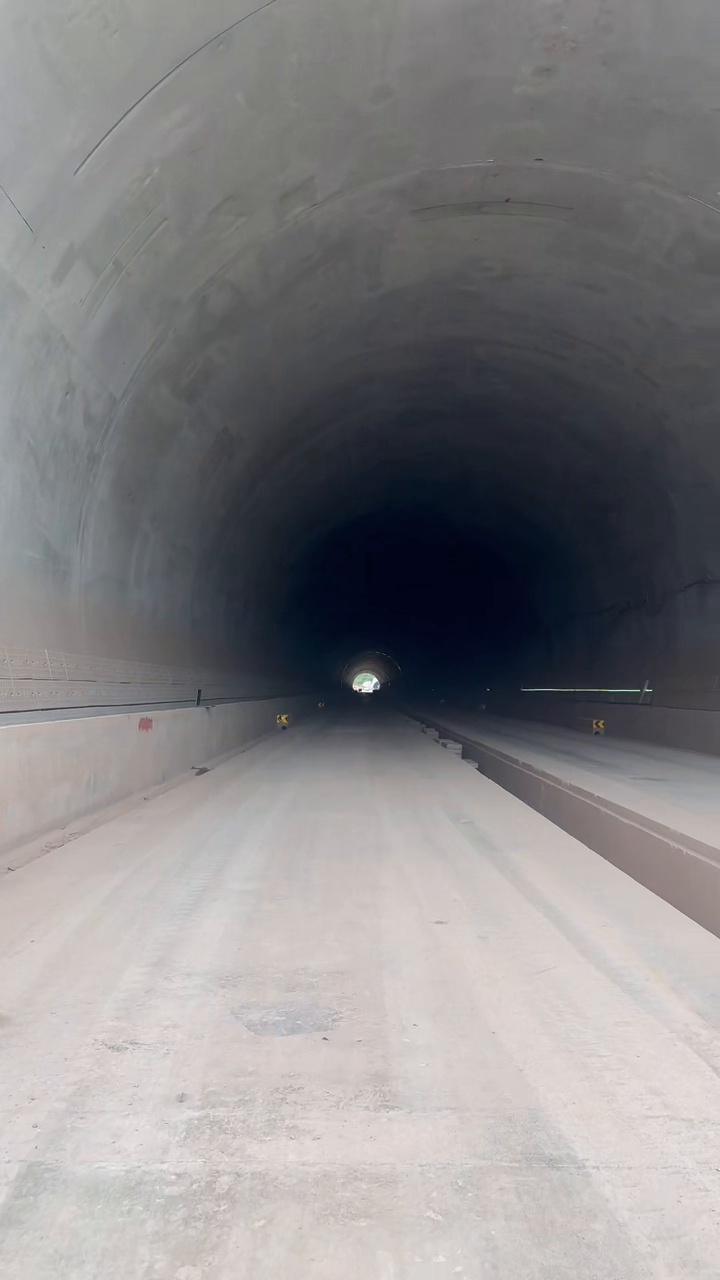
#> input picture baselines/vision_obstacle_avoidance_legacy/data/frames/samples/11d80f_f0060.jpg, 720 x 1280 px, found by its file name; its folder holds only this picture in this run
$ python test_frames.py
#> lines starting #> are read from the running program, lines starting #| are printed output that depends on the picture; after the words box and inside, x2 and y2 are one past the last pixel; in counts of white or black regions, pixels touching at a corner belong together
#> further down, frame is the input picture: shape (1280, 720, 3); mean B, G, R 134.3, 132.7, 134.4
### baselines/vision_obstacle_avoidance_legacy/src/vision_obstacle_avoidance/preprocess.py
"""
图像预处理模块。
对原始帧做 ROI 裁剪 → 灰度化 → CLAHE 增强 → 高斯滤波 → Canny 边缘 → 二值分割 → 形态学处理。
"""

import cv2
import numpy as np
import config
from utils import PreprocessResult


class ImagePreprocessor:
    """
    图像预处理器。
    输入：原始 BGR 图像
    输出：PreprocessResult（包含 roi_frame, gray, enhanced, edges, binary_mask, debug_images）
    """

    def __init__(self):
        if config.GAUSSIAN_BLUR_SIZE % 2 == 0:
            raise ValueError(f"GAUSSIAN_BLUR_SIZE 必须为奇数，当前值: {config.GAUSSIAN_BLUR_SIZE}")
        # CLAHE: 自适应直方图均衡化，解决工业场景暗光/反光/阴影问题
        self.clahe = cv2.createCLAHE(
            clipLimit=config.CLAHE_CLIP_LIMIT,
            tileGridSize=(config.CLAHE_TILE_SIZE, config.CLAHE_TILE_SIZE),
        )
        self.morph_kernel = cv2.getStructuringElement(
            cv2.MORPH_ELLIPSE,
            (config.MORPH_KERNEL_SIZE, config.MORPH_KERNEL_SIZE),
        )

    def process(self, frame: np.ndarray) -> PreprocessResult:
        result = PreprocessResult()
        debug = {}

        if frame is None or frame.size == 0:
            return result

        h, w = frame.shape[:2]
        debug["0_original"] = frame.copy()

        # ---- 1. ROI 裁剪 ----
        # 取画面下半部分（车前地面区域），裁剪天空和远景
        roi_y1 = int(h * config.ROI_TOP_RATIO)
        roi_y2 = int(h * config.ROI_BOTTOM_RATIO)
        roi_x1 = int(w * config.ROI_LEFT_RATIO)
        roi_x2 = int(w * config.ROI_RIGHT_RATIO)

        roi_frame = frame[roi_y1:roi_y2, roi_x1:roi_x2].copy()
        if roi_frame.size == 0:
            return result
        result.roi_frame = roi_frame
        roi_h, roi_w = roi_frame.shape[:2]
        debug["1_roi"] = roi_frame.copy()

        # ---- 2. 灰度化 ----
        gray = cv2.cvtColor(roi_frame, cv2.COLOR_BGR2GRAY)
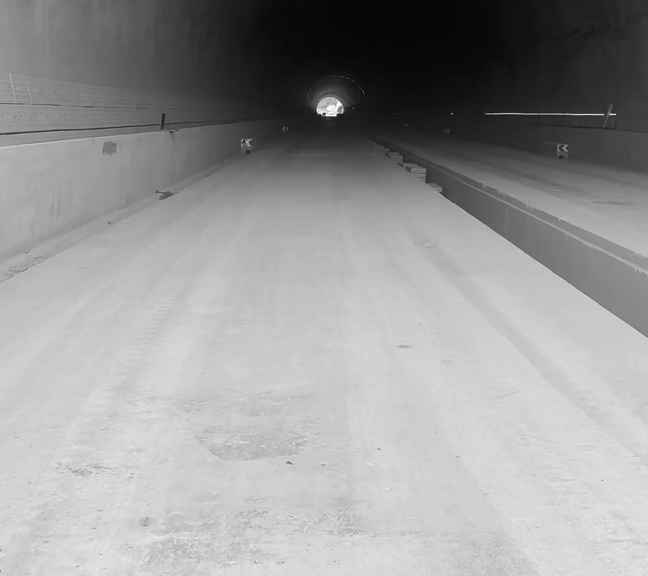
#> gray: shape (576, 648); min 4, max 255, mean 152.8
        result.gray = gray
        debug["2_gray"] = cv2.cvtColor(gray, cv2.COLOR_GRAY2BGR)

        # ---- 3. CLAHE 光照增强 ----
        # 不平滑光照下（隧道、反光、阴影），CLAHE 局部增强对比度
        enhanced = self.clahe.apply(gray)
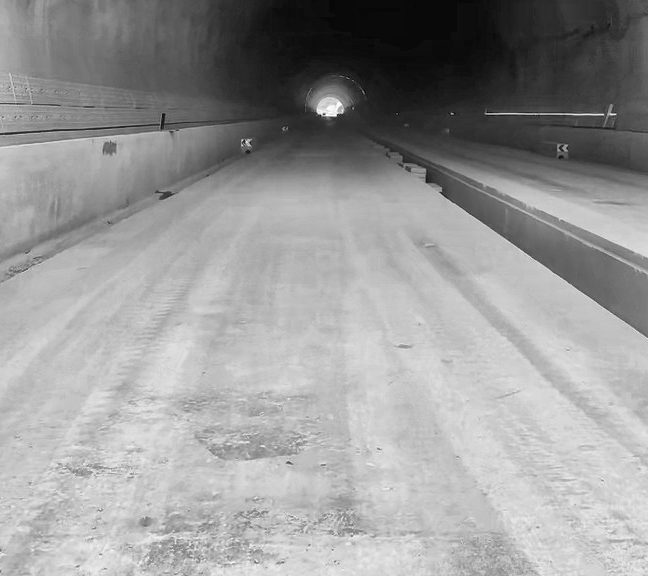
#> enhanced: shape (576, 648); min 5, max 255, mean 152.7
        result.enhanced = enhanced
        debug["3_clahe"] = cv2.cvtColor(enhanced, cv2.COLOR_GRAY2BGR)

        # ---- 4. 高斯滤波降噪 ----
        blurred = cv2.GaussianBlur(enhanced, (config.GAUSSIAN_BLUR_SIZE, config.GAUSSIAN_BLUR_SIZE), 0)
        debug["4_blurred"] = cv2.cvtColor(blurred, cv2.COLOR_GRAY2BGR)

        # ---- 5. Canny 边缘检测 ----
        edges = cv2.Canny(blurred, config.CANNY_LOW, config.CANNY_HIGH)
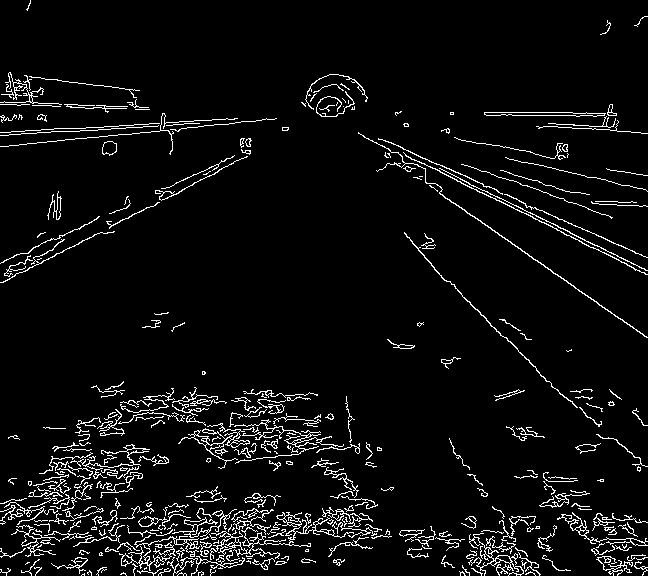
#> edges: shape (576, 648); 5.4% white in thin lines or dots
        result.edges = edges
        debug["5_edges"] = cv2.cvtColor(edges, cv2.COLOR_GRAY2BGR)

        # ---- 6. HSV 地面分割 ----
        # 区分地面（灰色/水泥色）和非地面物体（颜色差异较大的障碍物）
        hsv = cv2.cvtColor(roi_frame, cv2.COLOR_BGR2HSV)
#> hsv: shape (576, 648, 3); mean H, S, V 47, 35.9, 159.7
        ground_low = np.array(config.GROUND_HSV_LOW)
        ground_high = np.array(config.GROUND_HSV_HIGH)
        ground_mask = cv2.inRange(hsv, ground_low, ground_high)
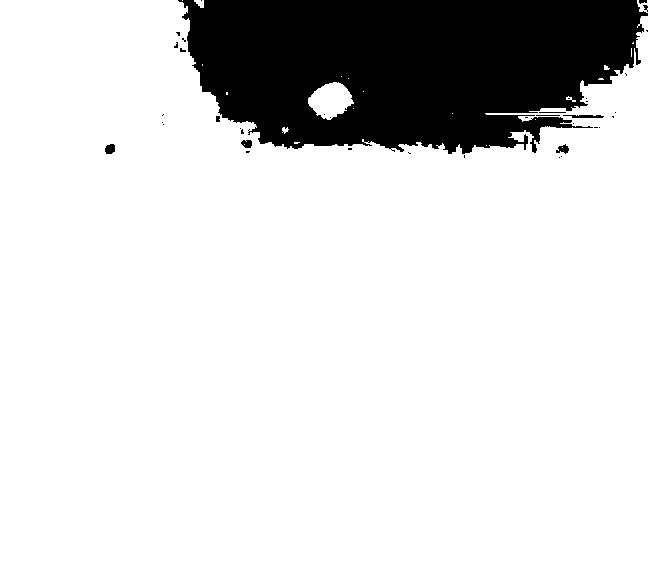
#> ground_mask: shape (576, 648); 84.8% white; 39 black regions (30 under 20 px), largest, box (x1, y1, x2, y2) and area: (178, 0, 648, 154) 56079, (563, 115, 604, 118) 96, (105, 144, 115, 154) 83

        # ---- 7. 形态学操作 ----
        # 开运算去小噪点 → 闭运算填小空洞
        binary_mask = cv2.morphologyEx(ground_mask, cv2.MORPH_OPEN,
                                       self.morph_kernel, iterations=config.MORPH_OPEN_ITER)
#> binary_mask: shape (576, 648); 84.5% white; 19 black regions (15 under 20 px), largest, box (x1, y1, x2, y2) and area: (174, 0, 648, 158) 57381, (241, 140, 252, 153) 86, (105, 144, 115, 154) 83, (556, 144, 569, 154) 82
        binary_mask = cv2.morphologyEx(binary_mask, cv2.MORPH_CLOSE,
                                       self.morph_kernel, iterations=config.MORPH_CLOSE_ITER)
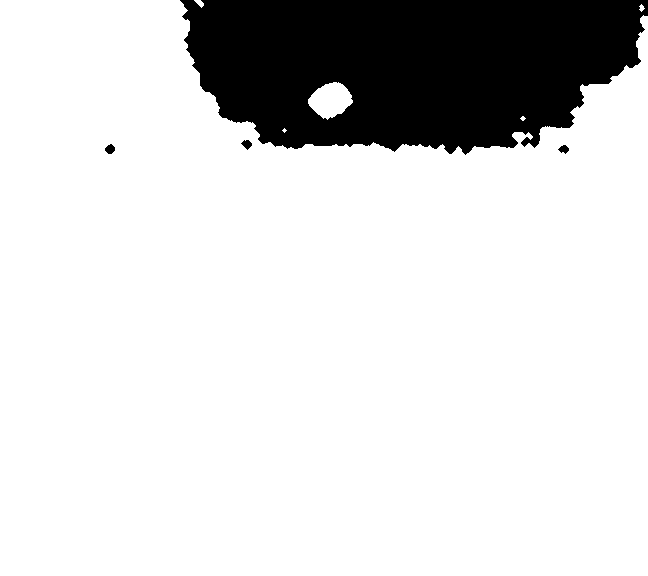
#> binary_mask: shape (576, 648); 84.7% white; 4 black regions, box (x1, y1, x2, y2) and area: (180, 0, 648, 155) 56997, (105, 144, 115, 154) 71, (241, 140, 252, 150) 66, (558, 145, 569, 154) 61
        result.binary_mask = binary_mask
        debug["6_mask"] = cv2.cvtColor(binary_mask, cv2.COLOR_GRAY2BGR)

        result.debug_images = debug
#> result.debug_images = 7 items
        return result

### baselines/vision_obstacle_avoidance_legacy/src/vision_obstacle_avoidance/lane_boundary_detector.py
"""
纵向结构检测模块 (#31-32)。
检测隧道场景中的中央隔离沟 + 两侧凸起隔离带，
输出 LaneBoundaryState 作为车道硬边界供下游模块使用。

算法:
  #31 隔离沟 = ROI 下半部的纵向暗色带 → 列投影 + V 通道最小值
  #32 隔离带 = 纵向边缘簇 → HoughLinesP + 消失点筛选 + 聚类
  两者均使用时序中值滤波抑制单帧误检。
"""

import math
from collections import deque

import cv2
import numpy as np

import config
from utils import LaneBoundaryState


class LaneBoundaryDetector:
    """
    纵向结构检测器。

    输入: roi_frame (BGR), edges (Canny), enhanced (CLAHE 增强灰度图),
          calibrator (GroundCalibrator, 可选)

    输出: LaneBoundaryState

    容错: 任一结构未检测到时，对应字段为 None，is_valid 仅需至少检测到隔离沟。
    """

    def __init__(self):
        # 时序中值滤波缓冲
        self._ditch_history = deque(maxlen=config.BOUNDARY_HISTORY_FRAMES)
        self._left_barrier_history = deque(maxlen=config.BOUNDARY_HISTORY_FRAMES)
        self._right_barrier_history = deque(maxlen=config.BOUNDARY_HISTORY_FRAMES)

    # ── 公开接口 ──────────────────────────────────────────────────────────

    def detect(self, roi_frame: np.ndarray, edges: np.ndarray,
               enhanced: np.ndarray, calibrator=None) -> LaneBoundaryState:
        """检测所有纵向结构。"""
        state = LaneBoundaryState()

        if roi_frame is None or roi_frame.size == 0:
            return state
        if edges is None or edges.size == 0:
            return state

        h, w = edges.shape[:2]
        debug_img = roi_frame.copy()
        vp = calibrator.vanishing_point if calibrator and calibrator.calibrated else None
        state.vanishing_point = vp

        # ---- #31: 中央隔离沟 (v2.1: 跳变抑制) ----
        ditch_px = self._detect_ditch(roi_frame, edges, w, h)
        if ditch_px is not None:
            if self._innovation_check(self._ditch_history, ditch_px, config.BOUNDARY_MAX_JUMP_PX):
                self._ditch_history.append(ditch_px)
            state.ditch_px = int(np.median(self._ditch_history)) if self._ditch_history else None

        # ---- #32: 两侧隔离带 (v2.1: 跳变抑制) ----
        left_px, right_px = self._detect_barriers(edges, w, h, vp)
        if left_px is not None:
            if self._innovation_check(self._left_barrier_history, left_px, config.BOUNDARY_MAX_JUMP_PX):
                self._left_barrier_history.append(left_px)
            state.left_barrier_px = int(np.median(self._left_barrier_history)) if self._left_barrier_history else None
        if right_px is not None:
            if self._innovation_check(self._right_barrier_history, right_px, config.BOUNDARY_MAX_JUMP_PX):
                self._right_barrier_history.append(right_px)
            state.right_barrier_px = int(np.median(self._right_barrier_history)) if self._right_barrier_history else None

        # ---- 置信度 ----
        confidence = 1.0
        if state.ditch_px is None:
            confidence -= 0.4
        if state.left_barrier_px is None:
            confidence -= 0.3
        if state.right_barrier_px is None:
            confidence -= 0.3
        state.confidence = max(0.0, confidence)
        state.is_valid = state.ditch_px is not None  # 隔离沟是核心

        # ---- 车道宽度估算 ----
        if calibrator and calibrator.calibrated and state.left_barrier_px is not None \
                and state.ditch_px is not None:
            m_per_px = calibrator.meters_at_row(
                int(h * config.DITCH_STRIP_RATIO_BOTTOM), h)
            if m_per_px:
                state.lane_width_m = (state.ditch_px - state.left_barrier_px) * m_per_px

        # ---- 可视化 ----
        self._draw_boundaries(debug_img, state, h)
        state.debug_image = debug_img

        return state

    # ── #31: 隔离沟检测 ───────────────────────────────────────────────────

    def _detect_ditch(self, roi_frame: np.ndarray, edges: np.ndarray,
                      w: int, h: int) -> int | None:
        """
        检测中央隔离沟。
        v3.0: 三特征综合评分 — 暗度 + V梯度 + Canny边缘密度。
        适配隧道暗区和亮区两种场景：
        - 暗区：隔离沟是明显的暗色条带（高暗度）
        - 亮区：隔离沟是亮度/纹理突变处（高V梯度+边缘密度）
        """
#> called with w = 648, h = 576
        # 取 ROI 下半部
        strip_top = int(h * config.DITCH_STRIP_RATIO_BOTTOM)
        roi_strip = roi_frame[strip_top:, :]
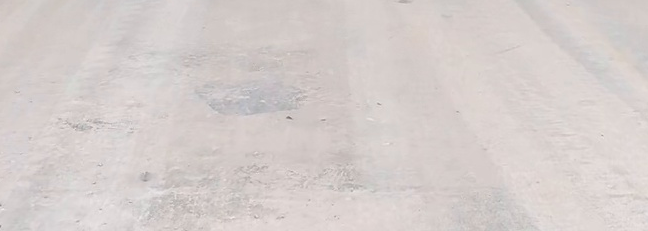
#> roi_strip: shape (231, 648, 3); mean B, G, R 203.5, 205.7, 213.3
        if roi_strip.size == 0:
            return None

        # 转 HSV，取 V 通道
        hsv_strip = cv2.cvtColor(roi_strip, cv2.COLOR_BGR2HSV)
#> hsv_strip: shape (231, 648, 3); mean H, S, V 14, 11.8, 213.4
        v_strip = hsv_strip[:, :, 2]

        # 列投影（每列 V 均值）
        col_means = v_strip.mean(axis=0)
#> col_means = 648 values, max 219.3 at index 570, min 205.9 at index 258, mean 213.4

        # 搜索范围
        left = int(w * config.DITCH_SEARCH_LEFT)
        right = int(w * config.DITCH_SEARCH_RIGHT)
        if right <= left:
            return None

        # 平滑
        kernel = max(5, w // 30)
        smoothed = np.convolve(col_means, np.ones(kernel) / kernel, mode='same')
#> smoothed = 648 values, max 218.9 at index 576, min 111.3 at index 0, mean 211.6
        mean_val = np.median(smoothed[left:right])
#> mean_val = 209.2

        # 预计算V梯度（每列的水平亮度变化率）
        v_gradients = np.zeros(w, dtype=np.float32)
        for x in range(5, w - 5):
            left_v = smoothed[x - 5:x].mean()
            right_v = smoothed[x:x + 5].mean()
            v_gradients[x] = abs(right_v - left_v) / 255.0
#> this loop made 638 passes
#> (left_v, right_v) on passes 1 to 3: (131.4, 181.8), (141.5, 191.8), (151.6, 199.9)
#> after the loop, v_gradients = 648 values, max 0.204 at index 642, min 0 at index 0, mean 0.00445

        # ---- 三特征综合评分 ----
        best_idx = None
        best_score = 0.0

        for abs_idx in range(left, right):
            # 特征1: 暗度 (归一化)
            darkness = (mean_val - smoothed[abs_idx]) / 255.0
            darkness = max(0.0, darkness)

            # 特征2: V梯度
            v_grad = v_gradients[abs_idx]

            # 特征3: Canny边缘密度
            col_slice = edges[strip_top:, max(0, abs_idx - 5):min(w, abs_idx + 5)]
            edge_density = 0.0
            if col_slice.size > 0:
                edge_density = np.count_nonzero(col_slice) / col_slice.size

            # 综合评分: 暗度(30%) + V梯度(40%) + 边缘密度(30%)
            # V梯度权重最高，因为在亮场景下隔离沟主要表现为亮度突变
            score = 0.3 * darkness + 0.4 * v_grad + 0.3 * edge_density

            # 附加：暗度加分（暗区特征更可靠）
            if darkness * 255 >= config.DITCH_V_DARK_THRESHOLD:
                score += 0.01  # 暗度达标的小额加分

            if score > best_score:
                best_score = score
                best_idx = abs_idx
#> this loop made 194 passes
#> (darkness, v_grad, edge_density, score, best_score) on passes 1, 2, 3, 5, 7, 8, 25, 26: (0, 0.00111, 0.124, 0.0377, 0.0377), (0, 0.00144, 0.124, 0.0377, 0.0377), (0, 0.0018, 0.125, 0.0381, 0.0381), (0, 0.0025, 0.124, 0.0383, 0.0383), (0, 0.00297, 0.124, 0.0383, 0.0383), (0, 0.0031, 0.128, 0.0396, 0.0396), (0, 0.00239, 0.129, 0.0397, 0.0397), (0, 0.00243, 0.132, 0.0407, 0.0407)

        if best_idx is None:
            return None
        if best_score < config.DITCH_EDGE_DENSITY_MIN:
            return None

        return best_idx

    # ── #32: 隔离带检测 ───────────────────────────────────────────────────

    def _detect_barriers(self, edges: np.ndarray, w: int, h: int,
                         vp: tuple | None) -> tuple:
        """
        检测两侧凸起隔离带。
        方法: HoughLinesP → 筛选纵向直线 → 按消失点约束过滤 → 左右聚类。
        返回 (left_px, right_px)，任一可为 None。
        """
#> called with w = 648, h = 576
        lines = cv2.HoughLinesP(
            edges, 1, np.pi / 180,
            threshold=config.HOUGH_THRESHOLD,
            minLineLength=config.HOUGH_MIN_LINE_LEN,
            maxLineGap=config.HOUGH_MAX_LINE_GAP,
        )
        if lines is None:
            return None, None

        # 筛选纵向 + 消失点约束
        left_intersections = []
        right_intersections = []

        for line in lines:
            x1, y1, x2, y2 = line[0]
            angle = abs(math.atan2(y2 - y1, x2 - x1 + 1e-9))
            if not (config.LINE_ANGLE_MIN <= angle <= config.LINE_ANGLE_MAX):
                continue

            # 消失点约束
            if vp is not None:
                dist = self._line_to_point_dist(x1, y1, x2, y2, vp[0], vp[1])
                if dist > config.LINE_VP_DISTANCE_THRESHOLD:
                    continue

            # 用线段底部的 x 坐标作为截距（底部 = 较大的 y）
            x_bottom = x2 if y2 > y1 else x1
            # 分类到左/右
            if x_bottom < w * config.BARRIER_LEFT_MAX:
                left_intersections.append(x_bottom)
            elif x_bottom > w * config.BARRIER_RIGHT_MIN:
                right_intersections.append(x_bottom)
#> this loop made 392 passes
#> line on passes 1 to 3: [[305, 106, 644, 272]], [[44, 498, 541, 542]], [[385, 155, 646, 337]]

        left_px = int(np.median(left_intersections)) if left_intersections else None
        right_px = int(np.median(right_intersections)) if right_intersections else None

        return left_px, right_px

    # ── 可视化 ────────────────────────────────────────────────────────────

    @staticmethod
    def _draw_boundaries(debug_img: np.ndarray, state: LaneBoundaryState, h: int):
        """在 debug 图像上绘制检测到的纵向结构。"""
#> called with h = 576
        # 绿色竖线 = 隔离沟
        if state.ditch_px is not None:
            cv2.line(debug_img, (state.ditch_px, 0),
                     (state.ditch_px, h), (0, 255, 0), 2)
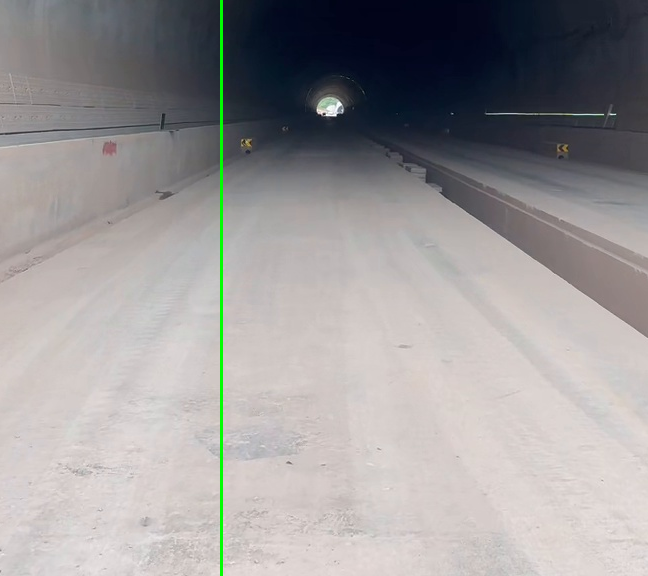
#> debug_img: shape (576, 648, 3); mean B, G, R 152.5, 151.9, 154.6
            cv2.putText(debug_img, "DITCH", (state.ditch_px + 5, 25),
                        cv2.FONT_HERSHEY_SIMPLEX, 0.5, (0, 255, 0), 1)
#> debug_img: shape (576, 648, 3); 0.03% of pixels changed, all inside (x1, y1, x2, y2) = (228, 15, 269, 26)

        # 黄色竖线 = 隔离带
        for name, x in [("L_BAR", state.left_barrier_px),
                         ("R_BAR", state.right_barrier_px)]:
            if x is not None:
                cv2.line(debug_img, (x, 0), (x, h), (0, 255, 255), 1)
                cv2.putText(debug_img, name, (x + 5, 50),
                            cv2.FONT_HERSHEY_SIMPLEX, 0.4, (0, 255, 255), 1)
#> (the rest of the program and of its run is left out)
